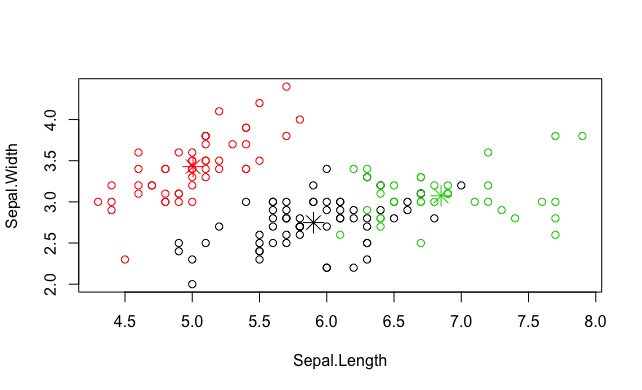

The R source for this figure:
# Simple Cluster
newiris <- iris

# remove dependent, factor, label
newiris$Species <- NULL

# Use KMeans w/newiris data cluster size 3
(kc <- kmeans(newiris, 3)) 

# view table results
table(iris$Species, kc$cluster)

# Plot results
plot(newiris[c("Sepal.Length", "Sepal.Width")], col=kc$cluster)
points(kc$centers[,c("Sepal.Length", "Sepal.Width")], col=1:3, pch=8, cex=2)
